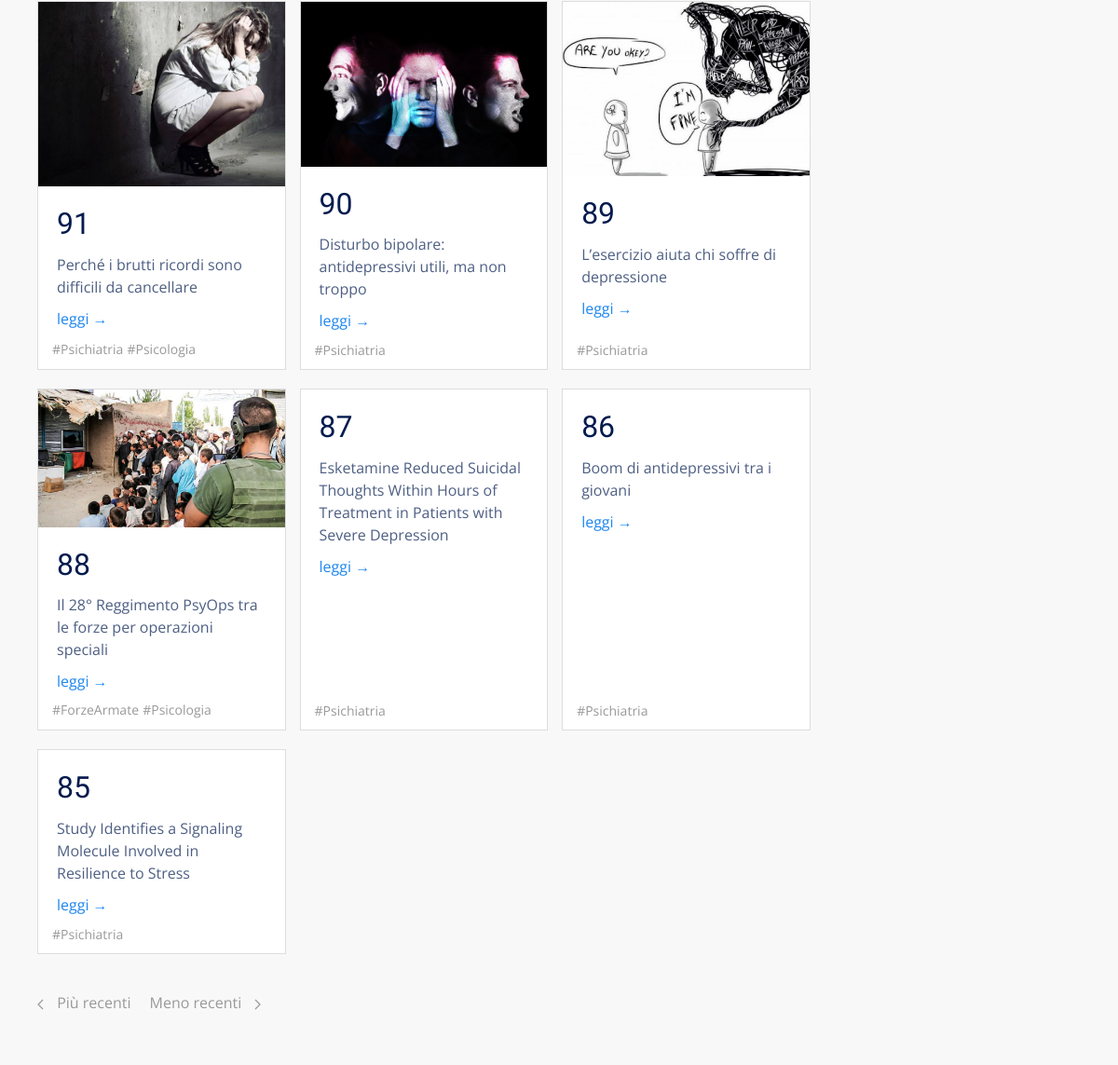
/blog/ (lower part), run on an earlier commit of the app's database.
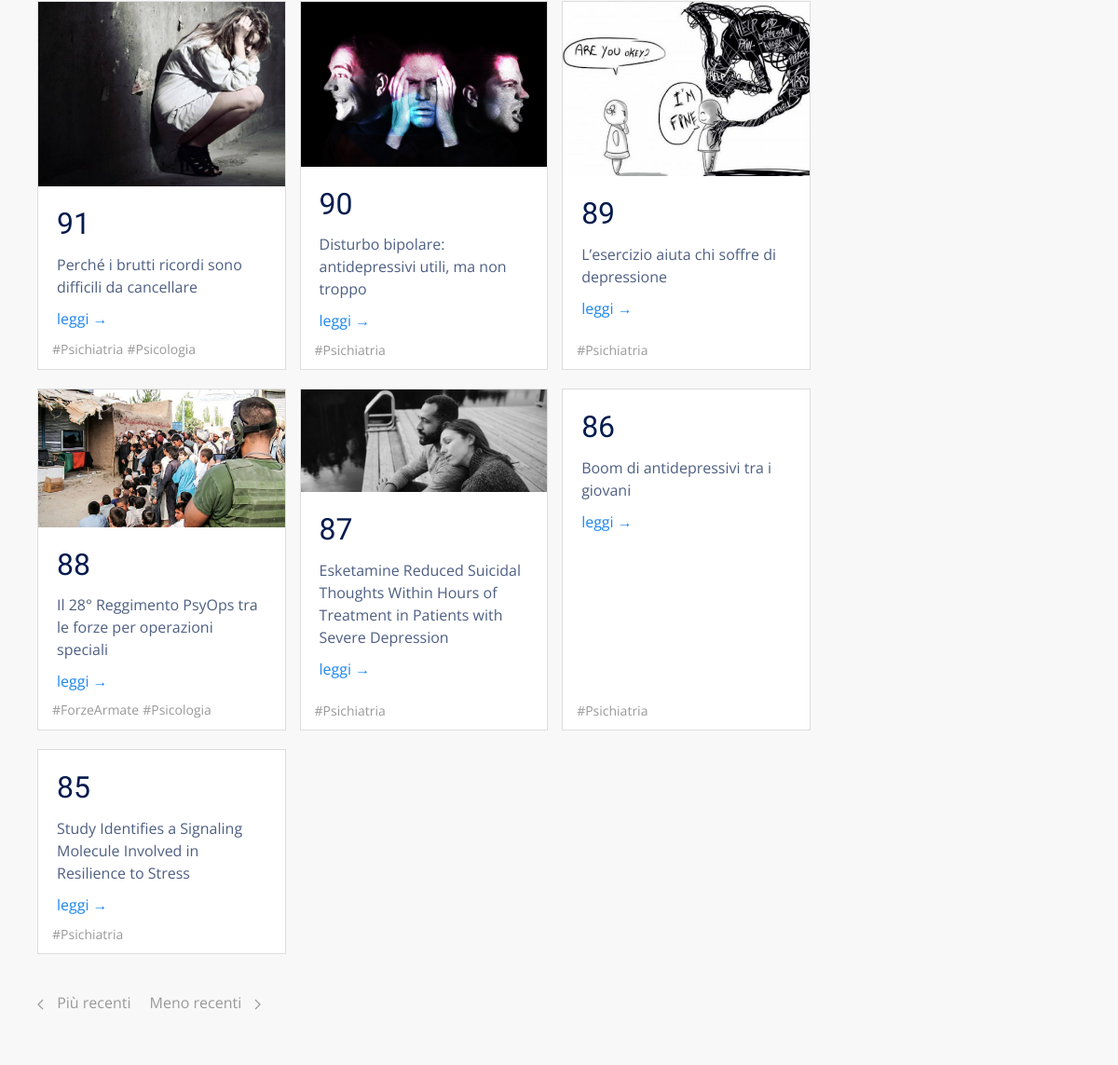
And on a later commit of the database.
### tables this page shows
CREATE TABLE "posts" (
  "id" integer NOT NULL PRIMARY KEY AUTOINCREMENT,
  "title" text,
  "body" TEXT,
  "teaser" text,
  "tags" TEXT,
  "is_sticky" integer,
  "author_id" text,
  "created_at" TEXT,
  "updated_at" text,
  "published_at" TEXT
);

### flaskApp/blueprints/blog/routes.py (the view)
@bp_blog.route("/")
@cache.cached()
def posts():
  posts = query_db('SELECT * FROM posts ORDER BY id DESC LIMIT {}'.format(BLOG_PAGE_SIZE))
  return render_template(
    "blog/posts.html",
    posts=posts,
    tags=TAGS,
    pagination="blog/posts_pagination.html"
  )

### flaskApp/db/sqlite.py (called while the page is built)
def get_db():
  if "db" not in g:
    g.db = sqlite3.connect(
      db_path,
      detect_types = sqlite3.PARSE_DECLTYPES,
      isolation_level = "DEFERRED"
    )
    g.db.cursor().execute("PRAGMA journal_mode=WAL")
    g.db.row_factory = sqlite3.Row
  return g.db

def query_db(query, args=(), one = False):
  with closing(get_db().cursor().execute(query, args)) as cur:
    rv = cur.fetchall()
    return (rv[0] if rv else None) if one else rv

### flaskApp/blueprints/blog/templates/blog/posts.html (shortened to what this page needs)
{% extends 'base.html' %}
{% block content %}
<div class="uk-section">
  <div class="uk-container">
    <div class="uk-grid">
      <div class="uk-width-3-4@s">
        {% if posts %}
          {% include 'blog/posts_list.html' %}
        {% else %}
          <div class="uk-margin">
            Nessun articolo trovato.
          </div>
        {% endif %}
      </div>
      <div class="uk-width-expand">
      </div>
    </div>
    {% if posts %}
      <div class="uk-margin">
        {% include pagination %}
      </div>
    {% endif %}
  </div>
</div>
{% endblock %}

### flaskApp/blueprints/blog/templates/blog/posts_list.html
<div class="uk-grid uk-grid-match uk-grid-small">
  {% for p in posts %}
  <div class="uk-width-1-2@s uk-width-1-3@l uk-margin-bottom">
    <div class="uk-card uk-card-default uk-card-small uk-margin">
      {% if p.teaser %}
      <div class="uk-card-media-top">
        <img src="{{ url_for('static', filename='blog/' + p.id | string + '/' + p.teaser) }}" />
      </div>
      {% endif %}
      <div class="uk-card-body">
        <h2 class="uk-margin-remove">{{ p.id }}</h2>
        <p class="uk-margin-small">{{ p.title }}</p>
        <div class="uk-margin-bottom">
          <a href="{{ url_for('blog.view_post', id=p.id) }}">leggi &rarr;</a>
        </div>
        <p class="uk-position-small uk-position-bottom" style="bottom: 10px">
          {% for tag in p.tags.split(' ') %} <a class="uk-text-small uk-text-muted"
            href="{{ url_for('blog.posts_tagged', tag=tag) }}">{{ tag }}</a> {% endfor %}
        </p>
      </div>
    </div>
  </div>
  {% endfor %}
</div>

What changed in the data, as far as the page shows it:
changed posts id 87: id+teaser: picture added
